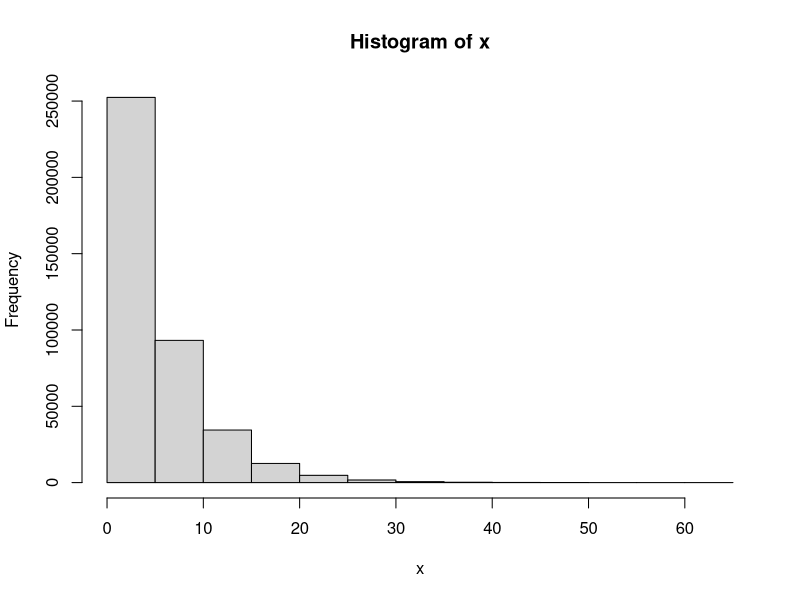
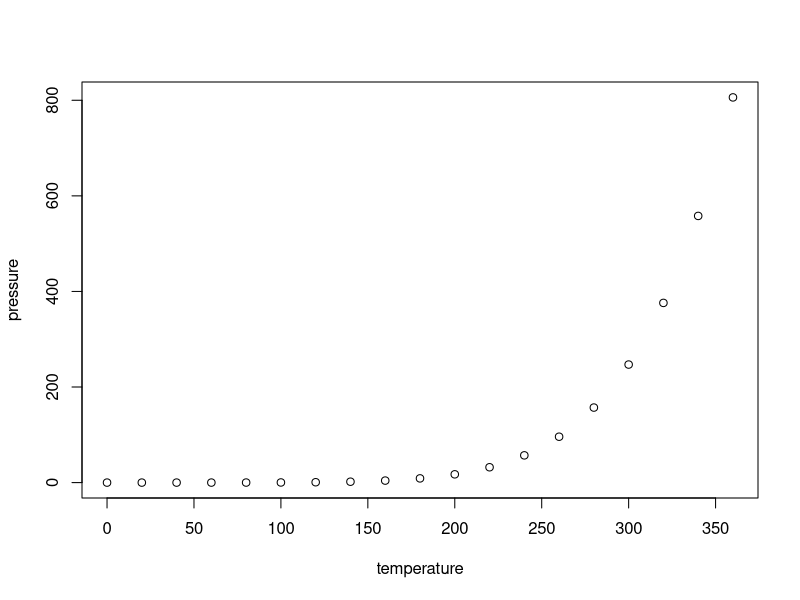

Recreate these plots in R, in order.
## ---- chunk 1
knitr::opts_chunk$set(echo = TRUE)
options(scipen=999)
## ---- chunk 2
# set random seed
set.seed(123456)

# total number of random samples
nsim <- 10000

# number of random observation per sample
obs <- 40

# lambda parameter for distribution
lbd = 0.2

# simulate random numbers
x <- matrix(rexp(nsim*obs, lbd), ncol=obs)
## ---- chunk 3
hist(x)
## ---- chunk 4
summary(cars)
## ---- chunk 5
plot(pressure)
